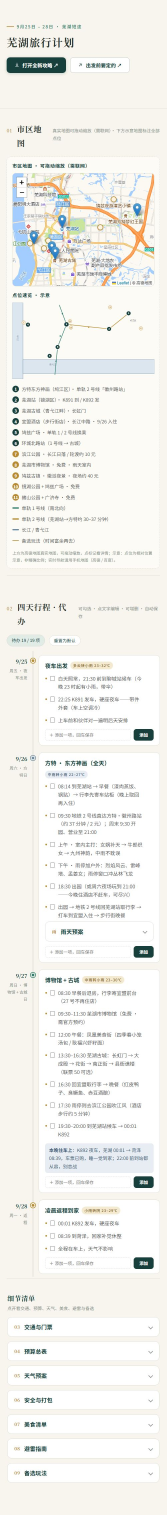
#> input picture _shots/芜湖旅行计划_mobile.jpg, 500 x 4544 px, given in place of 芜湖旅行计划_mobile.png, which was not available (shown at 1/3 size)
$ python crop.py
#> lines starting #> are read from the running program, lines starting #| are printed output that depends on the picture
from PIL import Image
img = Image.open(r"E:\Project\2026\2609芜湖旅行\_shots\芜湖旅行计划_mobile.png")
#> img is the input picture: PIL image 500x4544 RGB; mean R, G, B 241.8, 241.3, 237.2
w, h = img.size
#> w = 500; h = 4544
print("size", w, h)
#| size 500 4544
# alert-bar 区域（y 约 780-940）
img.crop((0, 780, w, 940)).save(r"E:\Project\2026\2609芜湖旅行\_shots\crop_alert.png")
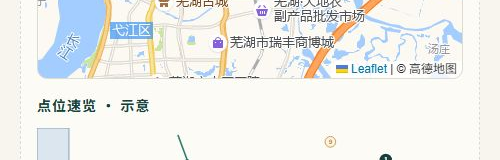
#> saved as crop_alert.png: PIL image 500x160 RGB; mean R, G, B 236.8, 238.1, 235
# 美食清单区域（y 约 4790-5000）
img.crop((0, 4790, w, 5020)).save(r"E:\Project\2026\2609芜湖旅行\_shots\crop_food.png")
print("done")

$ run again, with _shots/芜湖旅行计划_desktop.jpg copied over _shots/芜湖旅行计划_mobile.jpg
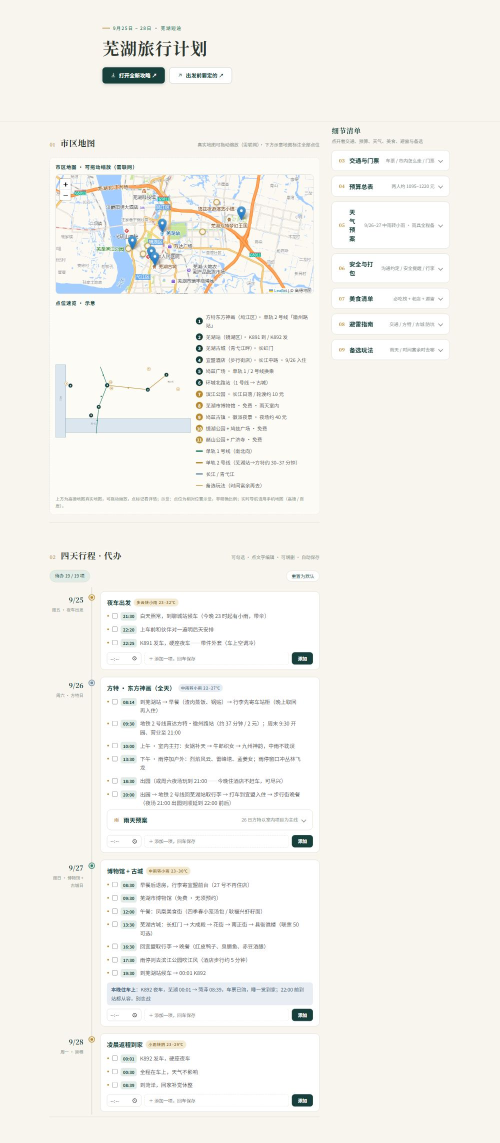
#> input picture _shots/芜湖旅行计划_desktop.jpg, 1000 x 2285 px, given in place of 芜湖旅行计划_mobile.png, which was not available (shown at 1/2 size)
#> img is the input picture: PIL image 1000x2285 RGB; mean R, G, B 244.6, 243.2, 238.2
#| size 1000 2285
#> `img.crop((0, 780, w, 940)).save(r"E:\Project\2026\2609芜湖旅行\_shots\crop..`:
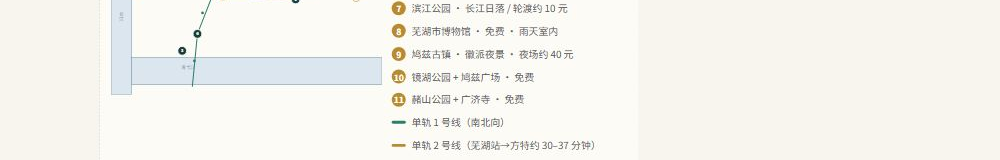
#> saved as crop_alert.png: PIL image 1000x160 RGB; mean R, G, B 245.2, 243.9, 238.4
